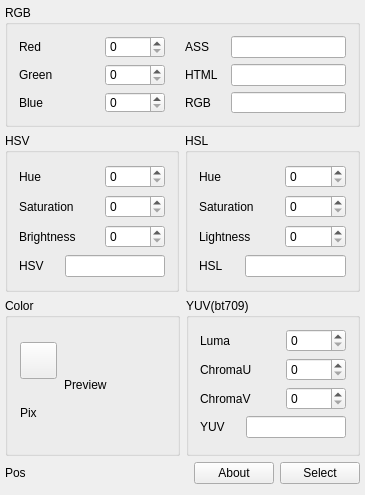
<?xml version="1.0" encoding="UTF-8"?>
<ui version="4.0">
 <class>MainWindow</class>
 <widget class="QMainWindow" name="MainWindow">
  <property name="geometry">
   <rect>
    <x>0</x>
    <y>0</y>
    <width>365</width>
    <height>495</height>
   </rect>
  </property>
  <property name="minimumSize">
   <size>
    <width>0</width>
    <height>0</height>
   </size>
  </property>
  <property name="maximumSize">
   <size>
    <width>365</width>
    <height>495</height>
   </size>
  </property>
  <property name="windowTitle">
   <string>MainWindow</string>
  </property>
  <widget class="QWidget" name="centralWidget">
   <layout class="QGridLayout" name="gridLayout_2">
    <property name="leftMargin">
     <number>5</number>
    </property>
    <property name="topMargin">
     <number>5</number>
    </property>
    <property name="rightMargin">
     <number>5</number>
    </property>
    <item row="0" column="0" colspan="2">
     <widget class="QGroupBox" name="rgbgroupBox">
      <property name="maximumSize">
       <size>
        <width>16777215</width>
        <height>122</height>
       </size>
      </property>
      <property name="title">
       <string>RGB</string>
      </property>
      <layout class="QGridLayout" name="gridLayout">
       <property name="horizontalSpacing">
        <number>20</number>
       </property>
       <item row="0" column="0">
        <layout class="QHBoxLayout" name="horizontalLayout">
         <item>
          <widget class="QLabel" name="redlabel">
           <property name="minimumSize">
            <size>
             <width>80</width>
             <height>0</height>
            </size>
           </property>
           <property name="text">
            <string>Red</string>
           </property>
          </widget>
         </item>
         <item>
          <widget class="QSpinBox" name="redBox">
           <property name="minimumSize">
            <size>
             <width>60</width>
             <height>0</height>
            </size>
           </property>
           <property name="maximum">
            <number>255</number>
           </property>
          </widget>
         </item>
        </layout>
       </item>
       <item row="0" column="1">
        <layout class="QHBoxLayout" name="horizontalLayout_4">
         <item>
          <widget class="QLabel" name="asslabel">
           <property name="minimumSize">
            <size>
             <width>40</width>
             <height>0</height>
            </size>
           </property>
           <property name="text">
            <string>ASS</string>
           </property>
          </widget>
         </item>
         <item>
          <widget class="QLineEdit" name="assEdit"/>
         </item>
        </layout>
       </item>
       <item row="1" column="0">
        <layout class="QHBoxLayout" name="horizontalLayout_2">
         <item>
          <widget class="QLabel" name="greenlabel">
           <property name="minimumSize">
            <size>
             <width>80</width>
             <height>0</height>
            </size>
           </property>
           <property name="text">
            <string>Green</string>
           </property>
          </widget>
         </item>
         <item>
          <widget class="QSpinBox" name="greenBox">
           <property name="minimumSize">
            <size>
             <width>60</width>
             <height>0</height>
            </size>
           </property>
           <property name="maximum">
            <number>255</number>
           </property>
          </widget>
         </item>
        </layout>
       </item>
       <item row="1" column="1">
        <layout class="QHBoxLayout" name="horizontalLayout_5">
         <item>
          <widget class="QLabel" name="htmllabel">
           <property name="minimumSize">
            <size>
             <width>40</width>
             <height>0</height>
            </size>
           </property>
           <property name="text">
            <string>HTML</string>
           </property>
          </widget>
         </item>
         <item>
          <widget class="QLineEdit" name="htmlEdit"/>
         </item>
        </layout>
       </item>
       <item row="2" column="0">
        <layout class="QHBoxLayout" name="horizontalLayout_3">
         <item>
          <widget class="QLabel" name="bluelabel">
           <property name="minimumSize">
            <size>
             <width>80</width>
             <height>0</height>
            </size>
           </property>
           <property name="text">
            <string>Blue</string>
           </property>
          </widget>
         </item>
         <item>
          <widget class="QSpinBox" name="blueBox">
           <property name="minimumSize">
            <size>
             <width>60</width>
             <height>0</height>
            </size>
           </property>
           <property name="maximum">
            <number>255</number>
           </property>
          </widget>
         </item>
        </layout>
       </item>
       <item row="2" column="1">
        <layout class="QHBoxLayout" name="horizontalLayout_15">
         <item>
          <widget class="QLabel" name="rgblabel">
           <property name="minimumSize">
            <size>
             <width>40</width>
             <height>0</height>
            </size>
           </property>
           <property name="text">
            <string>RGB</string>
           </property>
          </widget>
         </item>
         <item>
          <widget class="QLineEdit" name="rgbEdit"/>
         </item>
        </layout>
       </item>
      </layout>
     </widget>
    </item>
    <item row="1" column="0" colspan="2">
     <layout class="QHBoxLayout" name="horizontalLayout_21">
      <item>
       <widget class="QGroupBox" name="hsvgroupBox">
        <property name="title">
         <string>HSV</string>
        </property>
        <layout class="QVBoxLayout" name="verticalLayout">
         <item>
          <layout class="QHBoxLayout" name="horizontalLayout_8">
           <item>
            <widget class="QLabel" name="h_hsvlabel">
             <property name="minimumSize">
              <size>
               <width>80</width>
               <height>0</height>
              </size>
             </property>
             <property name="text">
              <string>Hue</string>
             </property>
            </widget>
           </item>
           <item>
            <widget class="QSpinBox" name="h_hsvBox">
             <property name="minimumSize">
              <size>
               <width>60</width>
               <height>0</height>
              </size>
             </property>
             <property name="minimum">
              <number>0</number>
             </property>
             <property name="maximum">
              <number>360</number>
             </property>
            </widget>
           </item>
          </layout>
         </item>
         <item>
          <layout class="QHBoxLayout" name="horizontalLayout_9">
           <item>
            <widget class="QLabel" name="s_hsvlabel">
             <property name="minimumSize">
              <size>
               <width>80</width>
               <height>0</height>
              </size>
             </property>
             <property name="text">
              <string>Saturation</string>
             </property>
            </widget>
           </item>
           <item>
            <widget class="QSpinBox" name="s_hsvBox">
             <property name="minimumSize">
              <size>
               <width>60</width>
               <height>0</height>
              </size>
             </property>
             <property name="maximum">
              <number>255</number>
             </property>
            </widget>
           </item>
          </layout>
         </item>
         <item>
          <layout class="QHBoxLayout" name="horizontalLayout_7">
           <item>
            <widget class="QLabel" name="b_hsvlabel">
             <property name="minimumSize">
              <size>
               <width>80</width>
               <height>0</height>
              </size>
             </property>
             <property name="text">
              <string>Brightness</string>
             </property>
            </widget>
           </item>
           <item>
            <widget class="QSpinBox" name="v_hsvBox">
             <property name="minimumSize">
              <size>
               <width>60</width>
               <height>0</height>
              </size>
             </property>
             <property name="maximum">
              <number>255</number>
             </property>
            </widget>
           </item>
          </layout>
         </item>
         <item>
          <layout class="QHBoxLayout" name="horizontalLayout_10">
           <item>
            <widget class="QLabel" name="hsvlabel">
             <property name="minimumSize">
              <size>
               <width>40</width>
               <height>0</height>
              </size>
             </property>
             <property name="text">
              <string>HSV</string>
             </property>
            </widget>
           </item>
           <item>
            <widget class="QLineEdit" name="hsvEdit"/>
           </item>
          </layout>
         </item>
        </layout>
       </widget>
      </item>
      <item>
       <widget class="QGroupBox" name="hslgroupBox">
        <property name="title">
         <string>HSL</string>
        </property>
        <layout class="QVBoxLayout" name="verticalLayout_3">
         <item>
          <layout class="QHBoxLayout" name="horizontalLayout_14">
           <item>
            <widget class="QLabel" name="h_hsllabel">
             <property name="minimumSize">
              <size>
               <width>80</width>
               <height>0</height>
              </size>
             </property>
             <property name="text">
              <string>Hue</string>
             </property>
            </widget>
           </item>
           <item>
            <widget class="QSpinBox" name="h_hslBox">
             <property name="minimumSize">
              <size>
               <width>60</width>
               <height>0</height>
              </size>
             </property>
             <property name="minimum">
              <number>0</number>
             </property>
             <property name="maximum">
              <number>360</number>
             </property>
            </widget>
           </item>
          </layout>
         </item>
         <item>
          <layout class="QHBoxLayout" name="horizontalLayout_13">
           <item>
            <widget class="QLabel" name="s_hsllabel">
             <property name="minimumSize">
              <size>
               <width>80</width>
               <height>0</height>
              </size>
             </property>
             <property name="text">
              <string>Saturation</string>
             </property>
            </widget>
           </item>
           <item>
            <widget class="QSpinBox" name="s_hslBox">
             <property name="minimumSize">
              <size>
               <width>60</width>
               <height>0</height>
              </size>
             </property>
             <property name="maximum">
              <number>255</number>
             </property>
            </widget>
           </item>
          </layout>
         </item>
         <item>
          <layout class="QHBoxLayout" name="horizontalLayout_11">
           <item>
            <widget class="QLabel" name="l_hsllabel">
             <property name="minimumSize">
              <size>
               <width>80</width>
               <height>0</height>
              </size>
             </property>
             <property name="text">
              <string>Lightness</string>
             </property>
            </widget>
           </item>
           <item>
            <widget class="QSpinBox" name="l_hslBox">
             <property name="minimumSize">
              <size>
               <width>60</width>
               <height>0</height>
              </size>
             </property>
             <property name="maximum">
              <number>255</number>
             </property>
            </widget>
           </item>
          </layout>
         </item>
         <item>
          <layout class="QHBoxLayout" name="horizontalLayout_12">
           <item>
            <widget class="QLabel" name="hsllabel">
             <property name="minimumSize">
              <size>
               <width>40</width>
               <height>0</height>
              </size>
             </property>
             <property name="text">
              <string>HSL</string>
             </property>
            </widget>
           </item>
           <item>
            <widget class="QLineEdit" name="hslEdit"/>
           </item>
          </layout>
         </item>
        </layout>
       </widget>
      </item>
     </layout>
    </item>
    <item row="2" column="0">
     <widget class="QGroupBox" name="colorgroupBox">
      <property name="minimumSize">
       <size>
        <width>175</width>
        <height>0</height>
       </size>
      </property>
      <property name="title">
       <string>Color</string>
      </property>
      <layout class="QHBoxLayout" name="horizontalLayout_19">
       <item>
        <layout class="QVBoxLayout" name="verticalLayout_4">
         <item>
          <widget class="QPushButton" name="eyedropperBt">
           <property name="minimumSize">
            <size>
             <width>37</width>
             <height>37</height>
            </size>
           </property>
           <property name="maximumSize">
            <size>
             <width>37</width>
             <height>37</height>
            </size>
           </property>
           <property name="styleSheet">
            <string notr="true">background-image: url(:/res/eyedropper_tool_32.png);</string>
           </property>
           <property name="text">
            <string/>
           </property>
          </widget>
         </item>
         <item>
          <widget class="QLabel" name="pixlabel">
           <property name="minimumSize">
            <size>
             <width>30</width>
             <height>30</height>
            </size>
           </property>
           <property name="maximumSize">
            <size>
             <width>30</width>
             <height>30</height>
            </size>
           </property>
           <property name="cursor">
            <cursorShape>CrossCursor</cursorShape>
           </property>
           <property name="text">
            <string>Pix</string>
           </property>
          </widget>
         </item>
        </layout>
       </item>
       <item>
        <widget class="QLabel" name="previewlabel">
         <property name="minimumSize">
          <size>
           <width>100</width>
           <height>100</height>
          </size>
         </property>
         <property name="maximumSize">
          <size>
           <width>100</width>
           <height>100</height>
          </size>
         </property>
         <property name="cursor">
          <cursorShape>CrossCursor</cursorShape>
         </property>
         <property name="styleSheet">
          <string notr="true"/>
         </property>
         <property name="text">
          <string>Preview</string>
         </property>
        </widget>
       </item>
      </layout>
     </widget>
    </item>
    <item row="2" column="1">
     <widget class="QGroupBox" name="yuvgroupBox">
      <property name="title">
       <string>YUV(bt709)</string>
      </property>
      <layout class="QVBoxLayout" name="verticalLayout_2">
       <item>
        <layout class="QHBoxLayout" name="horizontalLayout_18">
         <item>
          <widget class="QLabel" name="y_yuvlabel">
           <property name="minimumSize">
            <size>
             <width>80</width>
             <height>0</height>
            </size>
           </property>
           <property name="text">
            <string>Luma</string>
           </property>
          </widget>
         </item>
         <item>
          <widget class="QSpinBox" name="y_yuvBox">
           <property name="minimumSize">
            <size>
             <width>60</width>
             <height>0</height>
            </size>
           </property>
           <property name="maximum">
            <number>255</number>
           </property>
          </widget>
         </item>
        </layout>
       </item>
       <item>
        <layout class="QHBoxLayout" name="horizontalLayout_17">
         <item>
          <widget class="QLabel" name="u_yuvlabel">
           <property name="minimumSize">
            <size>
             <width>80</width>
             <height>0</height>
            </size>
           </property>
           <property name="text">
            <string>ChromaU</string>
           </property>
          </widget>
         </item>
         <item>
          <widget class="QSpinBox" name="u_yuvBox">
           <property name="minimumSize">
            <size>
             <width>60</width>
             <height>0</height>
            </size>
           </property>
           <property name="maximum">
            <number>255</number>
           </property>
          </widget>
         </item>
        </layout>
       </item>
       <item>
        <layout class="QHBoxLayout" name="horizontalLayout_16">
         <item>
          <widget class="QLabel" name="v_yuvlabel">
           <property name="minimumSize">
            <size>
             <width>80</width>
             <height>0</height>
            </size>
           </property>
           <property name="text">
            <string>ChromaV</string>
           </property>
          </widget>
         </item>
         <item>
          <widget class="QSpinBox" name="v_yuvBox">
           <property name="minimumSize">
            <size>
             <width>60</width>
             <height>0</height>
            </size>
           </property>
           <property name="maximum">
            <number>255</number>
           </property>
          </widget>
         </item>
        </layout>
       </item>
       <item>
        <layout class="QHBoxLayout" name="horizontalLayout_6">
         <item>
          <widget class="QLabel" name="yuvlabel">
           <property name="minimumSize">
            <size>
             <width>40</width>
             <height>0</height>
            </size>
           </property>
           <property name="text">
            <string>YUV</string>
           </property>
          </widget>
         </item>
         <item>
          <widget class="QLineEdit" name="yuvEdit"/>
         </item>
        </layout>
       </item>
      </layout>
     </widget>
    </item>
    <item row="3" column="0" colspan="2">
     <layout class="QHBoxLayout" name="horizontalLayout_23">
      <item>
       <widget class="QLabel" name="poslabel">
        <property name="minimumSize">
         <size>
          <width>109</width>
          <height>0</height>
         </size>
        </property>
        <property name="text">
         <string>Pos</string>
        </property>
       </widget>
      </item>
      <item>
       <spacer name="horizontalSpacer">
        <property name="orientation">
         <enum>Qt::Horizontal</enum>
        </property>
        <property name="sizeHint" stdset="0">
         <size>
          <width>40</width>
          <height>20</height>
         </size>
        </property>
       </spacer>
      </item>
      <item>
       <widget class="QPushButton" name="aboutBt">
        <property name="text">
         <string>About</string>
        </property>
        <property name="icon">
         <iconset resource="qrc.qrc">
          <normaloff>:/res/svgs/exclamation-circle.svg</normaloff>:/res/svgs/exclamation-circle.svg</iconset>
        </property>
       </widget>
      </item>
      <item>
       <widget class="QPushButton" name="selectBt">
        <property name="text">
         <string>Select</string>
        </property>
        <property name="icon">
         <iconset resource="qrc.qrc">
          <normaloff>:/res/svgs/palette.svg</normaloff>:/res/svgs/palette.svg</iconset>
        </property>
       </widget>
      </item>
     </layout>
    </item>
   </layout>
  </widget>
 </widget>
 <layoutdefault spacing="6" margin="11"/>
 <resources>
  <include location="qrc.qrc"/>
 </resources>
 <connections/>
</ui>
